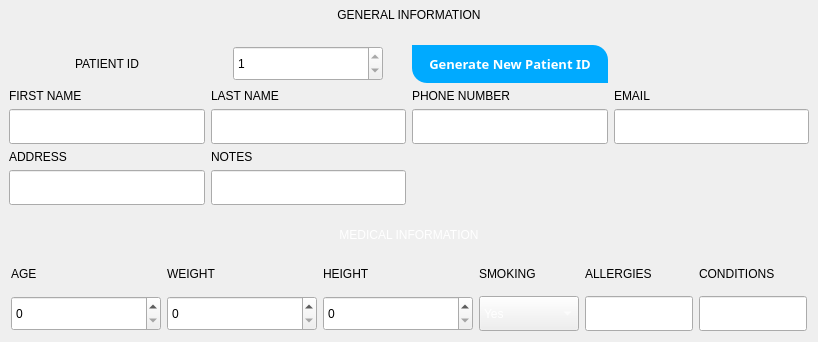
                             <widget class="QFrame" name="info_frame">
                              <property name="sizePolicy">
                               <sizepolicy hsizetype="MinimumExpanding" vsizetype="Expanding">
                                <horstretch>0</horstretch>
                                <verstretch>0</verstretch>
                               </sizepolicy>
                              </property>
                              <property name="maximumSize">
                               <size>
                                <width>16777215</width>
                                <height>16777215</height>
                               </size>
                              </property>
                              <property name="frameShape">
                               <enum>QFrame::NoFrame</enum>
                              </property>
                              <property name="frameShadow">
                               <enum>QFrame::Plain</enum>
                              </property>
                              <layout class="QVBoxLayout" name="verticalLayout_15">
                               <property name="leftMargin">
                                <number>0</number>
                               </property>
                               <property name="topMargin">
                                <number>0</number>
                               </property>
                               <property name="rightMargin">
                                <number>0</number>
                               </property>
                               <property name="bottomMargin">
                                <number>0</number>
                               </property>
                               <item alignment="Qt::AlignHCenter">
                                <widget class="QLabel" name="label_15">
                                 <property name="sizePolicy">
                                  <sizepolicy hsizetype="Preferred" vsizetype="Preferred">
                                   <horstretch>0</horstretch>
                                   <verstretch>0</verstretch>
                                  </sizepolicy>
                                 </property>
                                 <property name="minimumSize">
                                  <size>
                                   <width>50</width>
                                   <height>30</height>
                                  </size>
                                 </property>
                                 <property name="font">
                                  <font/>
                                 </property>
                                 <property name="styleSheet">
                                  <string notr="true">
text-align:middle;</string>
                                 </property>
                                 <property name="text">
                                  <string>GENERAL INFORMATION</string>
                                 </property>
                                 <property name="alignment">
                                  <set>Qt::AlignCenter</set>
                                 </property>
                                </widget>
                               </item>
                               <item>
                                <widget class="QFrame" name="patient_general_info_frame">
                                 <property name="styleSheet">
                                  <string notr="true"/>
                                 </property>
                                 <property name="frameShape">
                                  <enum>QFrame::Box</enum>
                                 </property>
                                 <property name="frameShadow">
                                  <enum>QFrame::Plain</enum>
                                 </property>
                                 <property name="lineWidth">
                                  <number>0</number>
                                 </property>
                                 <layout class="QGridLayout" name="gridLayout_2">
                                  <item row="2" column="5">
                                   <widget class="QLineEdit" name="pn">
                                    <property name="minimumSize">
                                     <size>
                                      <width>0</width>
                                      <height>35</height>
                                     </size>
                                    </property>
                                    <property name="styleSheet">
                                     <string notr="true"/>
                                    </property>
                                   </widget>
                                  </item>
                                  <item row="1" column="5" alignment="Qt::AlignLeft">
                                   <widget class="QLabel" name="label_19">
                                    <property name="font">
                                     <font/>
                                    </property>
                                    <property name="text">
                                     <string>PHONE NUMBER</string>
                                    </property>
                                   </widget>
                                  </item>
                                  <item row="5" column="1">
                                   <widget class="QLineEdit" name="addr">
                                    <property name="minimumSize">
                                     <size>
                                      <width>0</width>
                                      <height>35</height>
                                     </size>
                                    </property>
                                    <property name="styleSheet">
                                     <string notr="true"/>
                                    </property>
                                   </widget>
                                  </item>
                                  <item row="0" column="3" alignment="Qt::AlignHCenter">
                                   <widget class="QSpinBox" name="patient_id">
                                    <property name="sizePolicy">
                                     <sizepolicy hsizetype="Fixed" vsizetype="Fixed">
                                      <horstretch>0</horstretch>
                                      <verstretch>0</verstretch>
                                     </sizepolicy>
                                    </property>
                                    <property name="minimumSize">
                                     <size>
                                      <width>150</width>
                                      <height>35</height>
                                     </size>
                                    </property>
                                    <property name="styleSheet">
                                     <string notr="true"/>
                                    </property>
                                    <property name="readOnly">
                                     <bool>true</bool>
                                    </property>
                                    <property name="maximum">
                                     <number>999999999</number>
                                    </property>
                                    <property name="value">
                                     <number>1</number>
                                    </property>
                                   </widget>
                                  </item>
                                  <item row="3" column="1" alignment="Qt::AlignLeft">
                                   <widget class="QLabel" name="label_18">
                                    <property name="font">
                                     <font/>
                                    </property>
                                    <property name="text">
                                     <string>ADDRESS</string>
                                    </property>
                                   </widget>
                                  </item>
                                  <item row="5" column="3">
                                   <widget class="QLineEdit" name="notes">
                                    <property name="minimumSize">
                                     <size>
                                      <width>0</width>
                                      <height>35</height>
                                     </size>
                                    </property>
                                    <property name="styleSheet">
                                     <string notr="true"/>
                                    </property>
                                   </widget>
                                  </item>
                                  <item row="3" column="3" alignment="Qt::AlignLeft">
                                   <widget class="QLabel" name="label_21">
                                    <property name="font">
                                     <font/>
                                    </property>
                                    <property name="text">
                                     <string>NOTES</string>
                                    </property>
                                   </widget>
                                  </item>
                                  <item row="2" column="3">
                                   <widget class="QLineEdit" name="ln">
                                    <property name="minimumSize">
                                     <size>
                                      <width>0</width>
                                      <height>35</height>
                                     </size>
                                    </property>
                                    <property name="styleSheet">
                                     <string notr="true"/>
                                    </property>
                                   </widget>
                                  </item>
                                  <item row="0" column="1" alignment="Qt::AlignHCenter|Qt::AlignVCenter">
                                   <widget class="QLabel" name="label_22">
                                    <property name="maximumSize">
                                     <size>
                                      <width>100</width>
                                      <height>16777215</height>
                                     </size>
                                    </property>
                                    <property name="font">
                                     <font/>
                                    </property>
                                    <property name="styleSheet">
                                     <string notr="true"/>
                                    </property>
                                    <property name="text">
                                     <string>PATIENT ID</string>
                                    </property>
                                   </widget>
                                  </item>
                                  <item row="0" column="5">
                                   <widget class="QPushButton" name="generate_patient_id">
                                    <property name="font">
                                     <font>
                                      <family>Comfortaa</family>
                                      <pointsize>10</pointsize>
                                      <weight>50</weight>
                                      <italic>false</italic>
                                      <bold>false</bold>
                                     </font>
                                    </property>
                                    <property name="styleSheet">
                                     <string notr="true">background-color: rgb(0, 170, 255);
color: rgb(255, 255, 255);
font-size: 13px;
	font-weight: bold;
	border-top-right-radius: 15px;
	border-top-left-radius: 0px;
	border-bottom-right-radius: 0px;
	border-bottom-left-radius: 15px;
	padding: 10px;
	font: 10pt &quot;Comfortaa&quot;;</string>
                                    </property>
                                    <property name="text">
                                     <string>Generate New Patient ID</string>
                                    </property>
                                   </widget>
                                  </item>
                                  <item row="2" column="1">
                                   <widget class="QLineEdit" name="fn">
                                    <property name="sizePolicy">
                                     <sizepolicy hsizetype="Expanding" vsizetype="Fixed">
                                      <horstretch>0</horstretch>
                                      <verstretch>0</verstretch>
                                     </sizepolicy>
                                    </property>
                                    <property name="minimumSize">
                                     <size>
                                      <width>0</width>
                                      <height>35</height>
                                     </size>
                                    </property>
                                    <property name="styleSheet">
                                     <string notr="true"/>
                                    </property>
                                   </widget>
                                  </item>
                                  <item row="2" column="6">
                                   <widget class="QLineEdit" name="email">
                                    <property name="minimumSize">
                                     <size>
                                      <width>0</width>
                                      <height>35</height>
                                     </size>
                                    </property>
                                    <property name="styleSheet">
                                     <string notr="true"/>
                                    </property>
                                   </widget>
                                  </item>
                                  <item row="1" column="1" alignment="Qt::AlignLeft">
                                   <widget class="QLabel" name="label_16">
                                    <property name="font">
                                     <font/>
                                    </property>
                                    <property name="text">
                                     <string>FIRST NAME</string>
                                    </property>
                                   </widget>
                                  </item>
                                  <item row="1" column="3" alignment="Qt::AlignLeft">
                                   <widget class="QLabel" name="label_17">
                                    <property name="font">
                                     <font/>
                                    </property>
                                    <property name="text">
                                     <string>LAST NAME</string>
                                    </property>
                                   </widget>
                                  </item>
                                  <item row="1" column="6" alignment="Qt::AlignLeft">
                                   <widget class="QLabel" name="label_20">
                                    <property name="font">
                                     <font/>
                                    </property>
                                    <property name="text">
                                     <string>EMAIL</string>
                                    </property>
                                   </widget>
                                  </item>
                                 </layout>
                                </widget>
                               </item>
                               <item alignment="Qt::AlignHCenter">
                                <widget class="QLabel" name="label_29">
                                 <property name="minimumSize">
                                  <size>
                                   <width>50</width>
                                   <height>30</height>
                                  </size>
                                 </property>
                                 <property name="font">
                                  <font/>
                                 </property>
                                 <property name="styleSheet">
                                  <string notr="true">color: rgb(255, 255, 255);
text-align:middle;</string>
                                 </property>
                                 <property name="text">
                                  <string>MEDICAL INFORMATION</string>
                                 </property>
                                 <property name="alignment">
                                  <set>Qt::AlignCenter</set>
                                 </property>
                                </widget>
                               </item>
                               <item>
                                <widget class="QFrame" name="patient_medical_info_frame">
                                 <property name="minimumSize">
                                  <size>
                                   <width>0</width>
                                   <height>0</height>
                                  </size>
                                 </property>
                                 <property name="styleSheet">
                                  <string notr="true"/>
                                 </property>
                                 <property name="frameShape">
                                  <enum>QFrame::NoFrame</enum>
                                 </property>
                                 <property name="frameShadow">
                                  <enum>QFrame::Plain</enum>
                                 </property>
                                 <property name="lineWidth">
                                  <number>5</number>
                                 </property>
                                 <layout class="QGridLayout" name="gridLayout_3">
                                  <property name="leftMargin">
                                   <number>11</number>
                                  </property>
                                  <property name="topMargin">
                                   <number>11</number>
                                  </property>
                                  <property name="rightMargin">
                                   <number>11</number>
                                  </property>
                                  <property name="bottomMargin">
                                   <number>11</number>
                                  </property>
                                  <property name="verticalSpacing">
                                   <number>15</number>
                                  </property>
                                  <item row="1" column="10">
                                   <widget class="QLabel" name="label_26">
                                    <property name="font">
                                     <font/>
                                    </property>
                                    <property name="text">
                                     <string>CONDITIONS</string>
                                    </property>
                                   </widget>
                                  </item>
                                  <item row="1" column="6">
                                   <widget class="QLabel" name="label_24">
                                    <property name="font">
                                     <font/>
                                    </property>
                                    <property name="text">
                                     <string>SMOKING</string>
                                    </property>
                                   </widget>
                                  </item>
                                  <item row="1" column="3">
                                   <widget class="QLabel" name="label_28">
                                    <property name="font">
                                     <font/>
                                    </property>
                                    <property name="text">
                                     <string>WEIGHT</string>
                                    </property>
                                   </widget>
                                  </item>
                                  <item row="2" column="10">
                                   <widget class="QLineEdit" name="conditions">
                                    <property name="minimumSize">
                                     <size>
                                      <width>0</width>
                                      <height>35</height>
                                     </size>
                                    </property>
                                    <property name="styleSheet">
                                     <string notr="true"/>
                                    </property>
                                   </widget>
                                  </item>
                                  <item row="2" column="5">
                                   <widget class="QSpinBox" name="height">
                                    <property name="sizePolicy">
                                     <sizepolicy hsizetype="Fixed" vsizetype="Fixed">
                                      <horstretch>0</horstretch>
                                      <verstretch>0</verstretch>
                                     </sizepolicy>
                                    </property>
                                    <property name="minimumSize">
                                     <size>
                                      <width>150</width>
                                      <height>35</height>
                                     </size>
                                    </property>
                                    <property name="styleSheet">
                                     <string notr="true"/>
                                    </property>
                                    <property name="maximum">
                                     <number>250</number>
                                    </property>
                                   </widget>
                                  </item>
                                  <item row="1" column="0" alignment="Qt::AlignLeft">
                                   <widget class="QLabel" name="label_23">
                                    <property name="font">
                                     <font/>
                                    </property>
                                    <property name="frameShadow">
                                     <enum>QFrame::Sunken</enum>
                                    </property>
                                    <property name="text">
                                     <string>AGE</string>
                                    </property>
                                   </widget>
                                  </item>
                                  <item row="2" column="0">
                                   <widget class="QSpinBox" name="age">
                                    <property name="minimumSize">
                                     <size>
                                      <width>150</width>
                                      <height>35</height>
                                     </size>
                                    </property>
                                    <property name="styleSheet">
                                     <string notr="true"/>
                                    </property>
                                   </widget>
                                  </item>
                                  <item row="2" column="8">
                                   <widget class="QLineEdit" name="allergies">
                                    <property name="minimumSize">
                                     <size>
                                      <width>0</width>
                                      <height>35</height>
                                     </size>
                                    </property>
                                    <property name="styleSheet">
                                     <string notr="true"/>
                                    </property>
                                   </widget>
                                  </item>
                                  <item row="2" column="6">
                                   <widget class="QComboBox" name="smoking">
                                    <property name="sizePolicy">
                                     <sizepolicy hsizetype="Fixed" vsizetype="Fixed">
                                      <horstretch>0</horstretch>
                                      <verstretch>0</verstretch>
                                     </sizepolicy>
                                    </property>
                                    <property name="minimumSize">
                                     <size>
                                      <width>100</width>
                                      <height>35</height>
                                     </size>
                                    </property>
                                    <property name="font">
                                     <font>
                                      <weight>2</weight>
                                      <bold>false</bold>
                                     </font>
                                    </property>
                                    <property name="focusPolicy">
                                     <enum>Qt::WheelFocus</enum>
                                    </property>
                                    <property name="styleSheet">
                                     <string notr="true">color: rgb(255, 255, 255);
font-weight:16+6px;</string>
                                    </property>
                                    <item>
                                     <property name="text">
                                      <string>Yes</string>
                                     </property>
                                    </item>
                                    <item>
                                     <property name="text">
                                      <string>No</string>
                                     </property>
                                    </item>
                                   </widget>
                                  </item>
                                  <item row="2" column="3">
                                   <widget class="QSpinBox" name="weight">
                                    <property name="sizePolicy">
                                     <sizepolicy hsizetype="Fixed" vsizetype="Fixed">
                                      <horstretch>0</horstretch>
                                      <verstretch>0</verstretch>
                                     </sizepolicy>
                                    </property>
                                    <property name="minimumSize">
                                     <size>
                                      <width>150</width>
                                      <height>35</height>
                                     </size>
                                    </property>
                                    <property name="styleSheet">
                                     <string notr="true"/>
                                    </property>
                                    <property name="maximum">
                                     <number>300</number>
                                    </property>
                                   </widget>
                                  </item>
                                  <item row="1" column="5">
                                   <widget class="QLabel" name="label_27">
                                    <property name="font">
                                     <font/>
                                    </property>
                                    <property name="text">
                                     <string>HEIGHT</string>
                                    </property>
                                   </widget>
                                  </item>
                                  <item row="1" column="8">
                                   <widget class="QLabel" name="label_25">
                                    <property name="font">
                                     <font/>
                                    </property>
                                    <property name="text">
                                     <string>ALLERGIES</string>
                                    </property>
                                   </widget>
                                  </item>
                                 </layout>
                                </widget>
                               </item>
                              </layout>
                             </widget>
